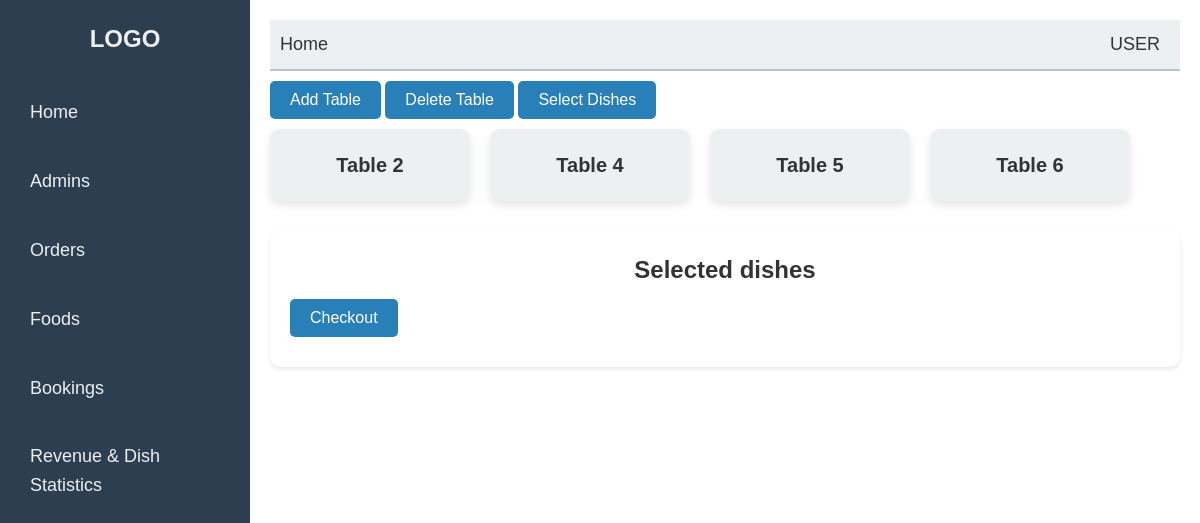
Screenshot of /admin_interface/admin.php with the database file from the repository.
### tables this page shows
CREATE TABLE `restaurant_table` (
  `table_id` int(11) NOT NULL,
  `table_number` int(11) NOT NULL,
  `status` varchar(20) DEFAULT 'empty'
);

### admin_interface/admin.php (the view, shortened to what this page needs)
<?php
include ("config/config.php");
if (isset($_SESSION['user_name'])) {
    $userName = $_SESSION['user_name'];
} else {
    $userName = "USER";
}
$tablesQuery = "SELECT table_id, table_number,status FROM restaurant_table";
$tablesResult = $mysqli->query($tablesQuery);
?>
<!DOCTYPE html>
<html lang="en">
<head>
    <link rel="stylesheet" href="admin.css">
</head>
<body>
    <div class="sidebar">
        <h2>LOGO</h2>
        <ul>
            <li><a href="admin.php">Home</a></li>
            <li><a href="admins.php">Admins</a></li>
            <li><a href="orders.php">Orders</a></li>
            <li><a href="foods.php">Foods</a></li>
            <li><a href="books.php">Bookings</a></li>
            <li><a href="statistics.php" class="button">Revenue & Dish Statistics</a></li>
        </ul>
    </div>
    <div class="main-content">
        <div class="navbar">
            <a href="#">Home</a>
            <div class="dropdown">
                <a href="#" class="user-btn"><?php echo htmlspecialchars($userName); ?></a>
            </div>
        </div>
        <button class="create-btn" id="openAddTableModal">Add Table</button>
        <button id="deleteTableBtn" class="create-btn">Delete Table</button>
        <button id="openMenuSelectionModal" class="create-btn">Select Dishes</button>
        <div class="dashboard">
        <div class="left-card-container">
            <div class="card-container">
                <?php if ($tablesResult->num_rows > 0): ?>
                    <?php while ($table = $tablesResult->fetch_assoc()): ?>
                        <div class="card <?php echo ($table['status'] == 'occupied') ? 'occupied' : ''; ?>"
                            <?php if (!empty($table['table_id'])): ?>
                                data-id="<?php echo htmlspecialchars($table['table_id']); ?>"
                            <?php endif; ?>>
                            <h3>Table <?php echo htmlspecialchars($table['table_number']); ?></h3>
                        </div>
                    <?php endwhile; ?>
                <?php else: ?>
                    <p>No tables found.</p>
                <?php endif; ?>
            </div>
        </div>
            <div class="menu-container" id="menuContainer">
                <center><h2>Selected dishes</h2></center>
                <button id="checkoutBtn" class="create-btn">Checkout</button>
            </div>
        </div>
    </div>
</body>
</html>

### admin_interface/admin.css (style rules this page uses)
* { margin: 0; padding: 0; box-sizing: border-box; }
body { font-family: 'Arial', sans-serif; background-color: #f0f2f5; color: #333; line-height: 1.6; margin: 0; display: flex; }
.sidebar { width: 250px; background-color: #2c3e50; height: 100vh; padding: 20px; position: fixed; top: 0; left: 0; }
.sidebar h2 { color: #ecf0f1; font-size: 24px; text-align: center; margin-bottom: 30px; }
.sidebar ul { list-style-type: none; }
.sidebar ul li { margin-bottom: 20px; }
.sidebar ul li a { color: #ecf0f1; text-decoration: none; font-size: 18px; padding: 10px; display: block; transition: background-color 0.3s ease; }
.main-content { margin-left: 250px; padding: 20px; width: calc(100% - 250px); background-color: #fff; min-height: 100vh; box-shadow: 0 2px 4px rgba(0, 0, 0, 0.1); }
.navbar { display: flex; justify-content: space-between; background-color: #ecf0f1; padding: 10px; border-bottom: 2px solid #bdc3c7; }
.navbar a { color: #333; text-decoration: none; font-size: 18px; }
.user-btn { color: #2c3e50; font-size: 18px; background-color: #ecf0f1; border: none; cursor: pointer; padding: 10px; }
.create-btn { background-color: #2980b9; color: white; border: none; padding: 10px 20px; cursor: pointer; margin: 10px 0; font-size: 16px; border-radius: 5px; transition: background-color 0.3s ease; }
.card-container { display: flex; flex-wrap: wrap; gap: 20px; }
.card { background-color: #ecf0f1; padding: 20px; border-radius: 10px; text-align: center; width: 200px; box-shadow: 0 4px 8px rgba(0, 0, 0, 0.1); transition: transform 0.3s ease, background-color 0.3s ease; cursor: pointer; }
.card h3 { font-size: 20px; }
.menu-container { margin-top: 30px; padding: 20px; background-color: #fff; border-radius: 10px; box-shadow: 0 2px 4px rgba(0, 0, 0, 0.1); }
.dropdown { position: relative; display: inline-block; }

### rows the page displays
restaurant_table: table_number "2"
restaurant_table: table_number "4"
restaurant_table: table_number "5"
restaurant_table: table_number "6"

### other values shown
$userName "USER"
